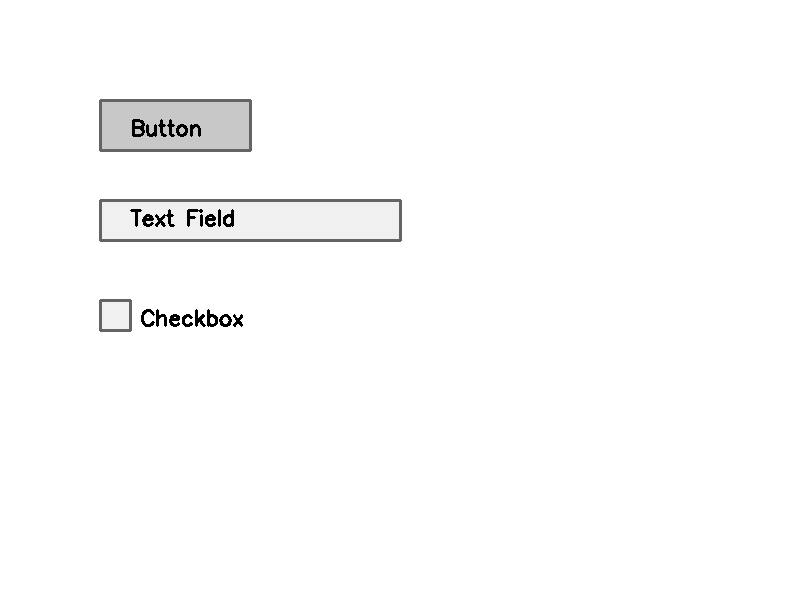
#> input picture test_images/sample_ui.png, 800 x 600 px
$ python direct_detector_test.py
#> lines starting #> are read from the running program, lines starting #| are printed output that depends on the picture; after the words box and inside, x2 and y2 are one past the last pixel; in counts of white or black regions, pixels touching at a corner belong together
"""
Direct test for NEXUS ML-based UI detection components.

This script directly imports and tests the ML-based detector components
without relying on the full NEXUS import structure.
"""

import os
import cv2
import numpy as np
import logging
import time

# Configure logging
logging.basicConfig(level=logging.INFO,
                   format='%(asctime)s - %(name)s - %(levelname)s - %(message)s')
logger = logging.getLogger(__name__)

# Direct imports from files (bypassing package structure)
# This is an adaptive approach that works with what we have
import sys
sys.path.append(os.path.abspath('src'))  # Add src to path

# Import base detector classes directly
detector_base_path = os.path.join('src', 'ai_core', 'screen_analysis', 'detectors', 'base.py')
detector_registry_path = os.path.join('src', 'ai_core', 'screen_analysis', 'detectors', 'registry.py')
opencv_detector_path = os.path.join('src', 'ai_core', 'screen_analysis', 'detectors', 'opencv_detector.py')
visualizer_path = os.path.join('src', 'ai_core', 'screen_analysis', 'visualization', 'detection_visualizer.py')

# Create output directories
os.makedirs('test_images', exist_ok=True)
os.makedirs('detection_results', exist_ok=True)

# Create a test image
def create_test_image():
    """Create a sample UI test image"""
    test_image_path = os.path.join('test_images', 'sample_ui.png')

    if not os.path.exists(test_image_path):
        # Create a blank image
        img = np.ones((600, 800, 3), dtype=np.uint8) * 255

        # Draw a button
        cv2.rectangle(img, (100, 100), (250, 150), (200, 200, 200), -1)
        cv2.rectangle(img, (100, 100), (250, 150), (100, 100, 100), 2)
        cv2.putText(img, "Button", (130, 135), cv2.FONT_HERSHEY_SIMPLEX, 0.7, (0, 0, 0), 2)

        # Draw a text field
        cv2.rectangle(img, (100, 200), (400, 240), (240, 240, 240), -1)
        cv2.rectangle(img, (100, 200), (400, 240), (100, 100, 100), 2)
        cv2.putText(img, "Text Field", (130, 225), cv2.FONT_HERSHEY_SIMPLEX, 0.7, (0, 0, 0), 2)

        # Draw a checkbox
        cv2.rectangle(img, (100, 300), (130, 330), (240, 240, 240), -1)
        cv2.rectangle(img, (100, 300), (130, 330), (100, 100, 100), 2)
        cv2.putText(img, "Checkbox", (140, 325), cv2.FONT_HERSHEY_SIMPLEX, 0.7, (0, 0, 0), 2)

        # Save the image
        cv2.imwrite(test_image_path, img)
        logger.info(f"Created sample UI test image: {test_image_path}")

    return cv2.imread(test_image_path)
#> returned value is the input picture: shape (600, 800, 3); min 0, max 255, mean 251.7

# Create a direct implementation of the OpenCV detector
class SimpleOpenCVDetector:
    """Simplified OpenCV detector for UI elements"""

    def detect_elements(self, screenshot):
        """Detect UI elements using OpenCV"""
        # Convert to grayscale if needed
        if len(screenshot.shape) == 3:
            grayscale = cv2.cvtColor(screenshot, cv2.COLOR_BGR2GRAY)
        else:
            grayscale = screenshot

        # Apply edge detection
        edges = cv2.Canny(grayscale, 50, 150)
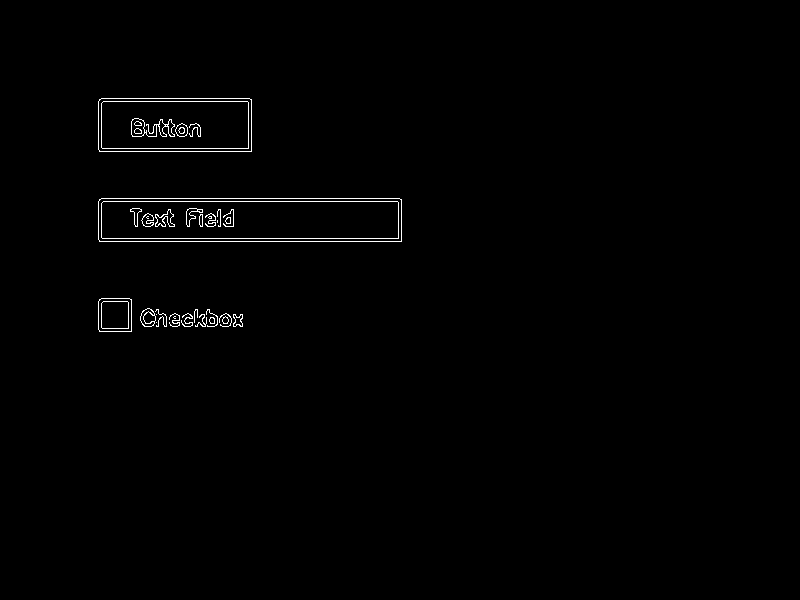
#> edges: shape (600, 800); 0.77% white in thin lines or dots, all inside (x1, y1, x2, y2) = (98, 98, 402, 332)

        # Dilate edges to connect broken lines
        kernel = np.ones((3, 3), np.uint8)
        dilated = cv2.dilate(edges, kernel, iterations=1)
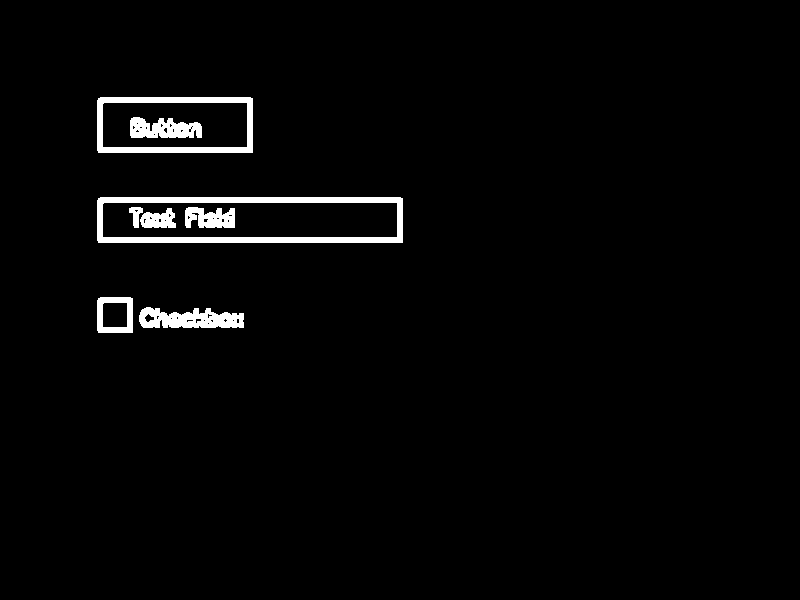
#> dilated: shape (600, 800); 2.4% white; 8 white regions

        # Find contours
        contours, _ = cv2.findContours(dilated, cv2.RETR_EXTERNAL, cv2.CHAIN_APPROX_SIMPLE)
#> contours = 4 contours; box (x1, y1, x2, y2) and area: (97, 197, 403, 243) 13718, (97, 97, 253, 153) 8518, (139, 307, 244, 328) 1515, (97, 297, 133, 333) 1218

        # Extract potential UI elements
        ui_elements = []

        for contour in contours:
            # Get bounding rectangle
            x, y, w, h = cv2.boundingRect(contour)

            # Filter small noise
            if w < 30 or h < 20:
                continue

            # Calculate aspect ratio to help classify the element
            aspect_ratio = w / h if h > 0 else 0

            # Determine element type based on aspect ratio and size
            if aspect_ratio > 3.0:
                # Very wide elements are likely text fields
                element_type = "text_field"
                confidence = 0.7
            elif 0.9 < aspect_ratio < 1.1 and w < 40 and h < 40:
                # Square elements are likely checkboxes or radio buttons
                element_type = "checkbox"
                confidence = 0.7
            elif aspect_ratio < 0.3 and h > 100:
                # Tall, narrow elements might be scrollbars
                element_type = "scrollbar"
                confidence = 0.6
            else:
                # Default to button for other cases
                element_type = "button"
                confidence = 0.6

            # Create element dict
            element = {
                "type": element_type,
                "bbox": (x, y, x + w, y + h),
                "center": (x + w // 2, y + h // 2),
                "confidence": confidence,
                "width": w,
                "height": h,
                "detector": "opencv_direct",
                "text": ""
            }

            ui_elements.append(element)
#> this loop made 4 passes
#> (x, y, w, h, aspect_ratio, element_type, confidence) on passes 1 to 4: (139, 307, 105, 21, 5, 'text_field', 0.7), (97, 297, 36, 36, 1, 'checkbox', 0.7), (97, 197, 306, 46, 6.65, 'text_field', 0.7), (97, 97, 156, 56, 2.79, 'button', 0.6)
#> after the loop, ui_elements = 4 items

        logger.info(f"OpenCV detection found {len(ui_elements)} elements")
        return ui_elements

class SimpleVisualizer:
    """Simple visualization for detected UI elements"""

    def __init__(self):
        # Color scheme for element types (BGR format for OpenCV)
        self.type_colors = {
            "button": (0, 165, 255),      # Orange
            "text_field": (0, 255, 0),    # Green
            "checkbox": (255, 0, 0),      # Blue
            "dropdown": (255, 0, 255),    # Magenta
            "radio_button": (255, 255, 0), # Cyan
            "scrollbar": (0, 0, 255),     # Red
            "unknown": (128, 128, 128)    # Gray
        }

        # Font settings
        self.font = cv2.FONT_HERSHEY_SIMPLEX
        self.font_scale = 0.6
        self.font_thickness = 1

    def visualize_detections(self, image, elements):
        """Visualize detected UI elements on an image"""
        # Make a copy of the image to avoid modifying the original
        vis_image = image.copy()

        # Draw each element
        for element in elements:
            # Get bounding box
            x1, y1, x2, y2 = element["bbox"]

            # Determine color based on element type
            element_type = element.get("type", "unknown")
            color = self.type_colors.get(element_type, self.type_colors["unknown"])

            # Draw rectangle
            cv2.rectangle(vis_image, (x1, y1), (x2, y2), color, 2)

            # Prepare label
            confidence = element.get("confidence", 0.0)
            label = f"{element_type}: {confidence:.2f}"

            # Draw label background
            label_size, _ = cv2.getTextSize(label, self.font, self.font_scale, self.font_thickness)
            cv2.rectangle(vis_image, (x1, y1 - label_size[1] - 10), (x1 + label_size[0], y1), color, -1)

            # Draw label text
            cv2.putText(vis_image, label, (x1, y1 - 5), self.font, self.font_scale, (255, 255, 255), self.font_thickness)

        return vis_image

def run_direct_test():
    """Run a direct test of our detection system"""
    print("NEXUS Adaptive UI Detection - Direct Test")
    print("=========================================")

    # Create and load test image
    test_image = create_test_image()

    # Create detector and run detection
    detector = SimpleOpenCVDetector()
    start_time = time.time()
    elements = detector.detect_elements(test_image)
#> elements = 4 items
    elapsed_time = time.time() - start_time

    # Print statistics
    print(f"\nDetection Statistics:")
    print(f"  Total elements detected: {len(elements)}")
#|   Total elements detected: 4
    print(f"  Time taken: {elapsed_time:.3f} seconds")

    # Count by element type
    element_types = {}
    for element in elements:
        element_type = element.get("type", "unknown")
        if element_type not in element_types:
            element_types[element_type] = 0
        element_types[element_type] += 1
#> this loop made 4 passes
#> after the loop, element_types = {'text_field': 2, 'checkbox': 1, 'button': 1}

    print("\nElement types detected:")
    for element_type, count in element_types.items():
        print(f"  {element_type}: {count}")
#> this loop made 3 passes
#> (element_type, count) on passes 1 to 3: ('text_field', 2), ('checkbox', 1), ('button', 1)
#> (printed output is left out)

    # Visualize detection results
    visualizer = SimpleVisualizer()
    visualization = visualizer.visualize_detections(test_image, elements)
#> the loop in visualize_detections, `for element in elements:` made 4 passes
#> (x1, y1, x2, y2, element_type, color, confidence, label) on passes 1 to 4: (139, 307, 244, 328, 'text_field', (0, 255, 0), 0.7, 'text_field: 0.70'), (97, 297, 133, 333, 'checkbox', (255, 0, 0), 0.7, 'checkbox: 0.70'), (97, 197, 403, 243, 'text_field', (0, 255, 0), 0.7, 'text_field: 0.70'), (97, 97, 253, 153, 'button', (0, 165, 255), 0.6, 'button: 0.60')
#> after the loop in visualize_detections, `for element in elements:`:
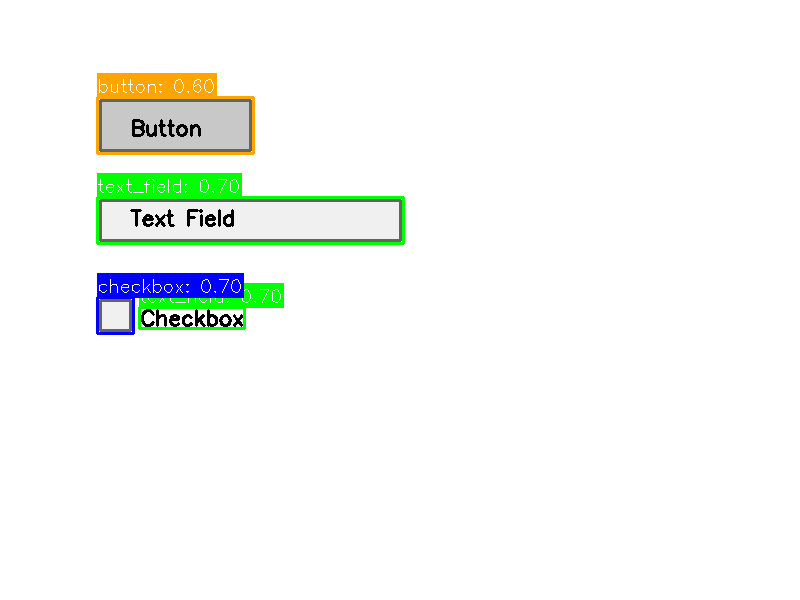
#> vis_image: shape (600, 800, 3); 3.15% of pixels changed, all inside (x1, y1, x2, y2) = (96, 73, 405, 335)

    # Save visualization
    output_path = os.path.join("detection_results", "direct_detection.png")
    cv2.imwrite(output_path, visualization)
    print(f"\nVisualization saved to: {output_path}")

    print("\nTest completed successfully!")
    return elements

if __name__ == "__main__":
    run_direct_test()

$ run again, with test_images/dashboard.png copied over test_images/sample_ui.png
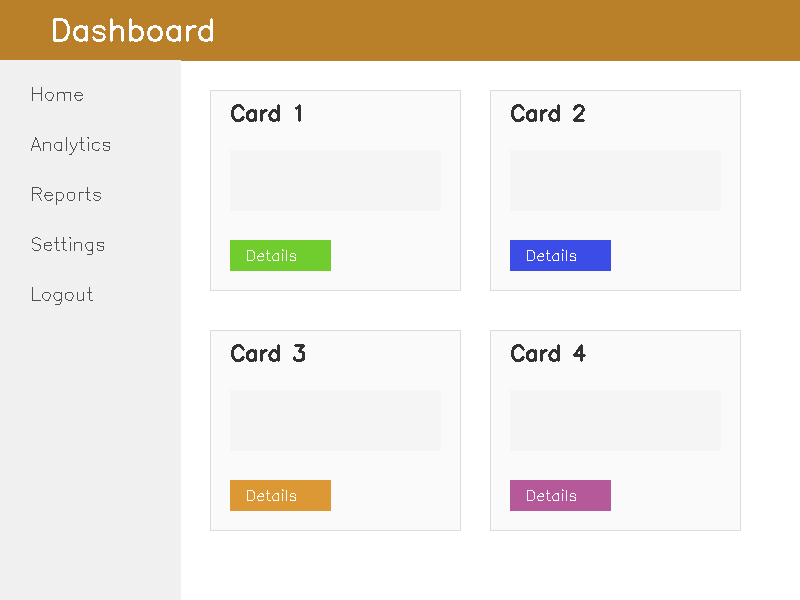
#> input picture test_images/dashboard.png, 800 x 600 px
#> in create_test_image, returned value is the input picture: shape (600, 800, 3); mean B, G, R 223.7, 232.5, 238.5
#> in detect_elements, `edges = cv2.Canny(grayscale, 50, 150)`:
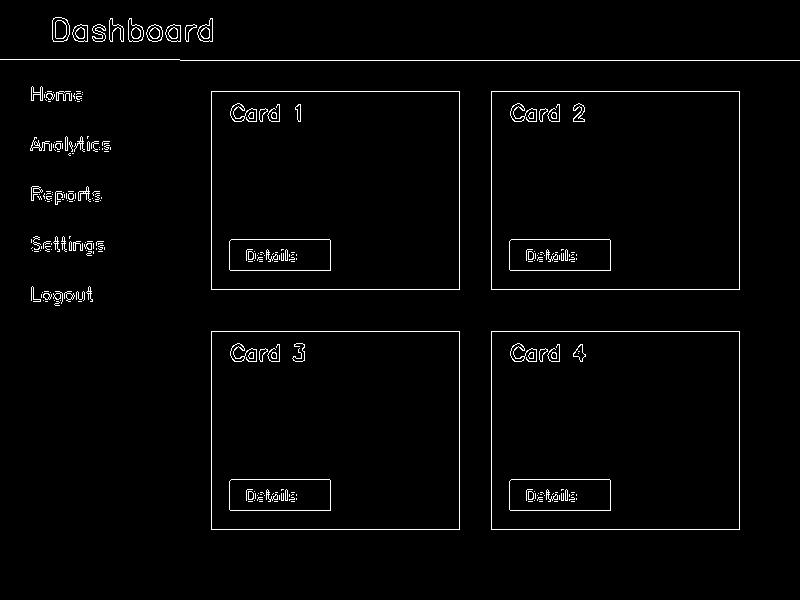
#> edges: shape (600, 800); 2.1% white in thin lines or dots, all inside (x1, y1, x2, y2) = (0, 17, 800, 530)
#> dilated: shape (600, 800); 6.2% white; 31 white regions
#> contours = 15 contours; largest, box (x1, y1, x2, y2) and area: (490, 330, 741, 531) 50000, (210, 330, 461, 531) 50000, (490, 90, 741, 291) 50000, (210, 90, 461, 291) 50000, (0, 58, 800, 62) 1600
#> the loop in detect_elements, `for contour in contours:` made 15 passes
#> (contour, x, y, w, h, aspect_ratio, element_type, confidence) on passes 1, 2, 7, 8: ([[490, 330], [490, 530], [740, 530], [740, 330]], 490, 330, 251, 201, 1.25, 'button', 0.6), ([[210, 330], [210, 530], [460, 530], [460, 330]], 210, 330, 251, 201, 1.25, 'button', 0.6), ([[490, 90], [490, 290], [740, 290], [740, 90]], 490, 90, 251, 201, 1.25, 'button', 0.6), ([[210, 90], [210, 290], [460, 290], [460, 90]], 210, 90, 251, 201, 1.25, 'button', 0.6)
#> after the loop in detect_elements, `for contour in contours:`: ui_elements = 11 items
#|   Total elements detected: 11
#> the loop in run_direct_test, `for element in elements:` made 11 passes
#> after the loop in run_direct_test, `for element in elements:`: element_types = {'button': 8, 'text_field': 3}
#> the loop in run_direct_test, `for element_type, count in element_types.items():` made 2 passes
#> (element_type, count) on passes 1 to 2: ('button', 8), ('text_field', 3)
#> (printed output is left out)
#> the loop in visualize_detections, `for element in elements:` made 11 passes
#> (x1, y1, x2, y2, element_type, color, confidence, label) on passes 1 to 6: (490, 330, 741, 531, 'button', (0, 165, 255), 0.6, 'button: 0.60'), (210, 330, 461, 531, 'button', (0, 165, 255), 0.6, 'button: 0.60'), (30, 285, 94, 307, 'button', (0, 165, 255), 0.6, 'button: 0.60'), (30, 235, 106, 257, 'text_field', (0, 255, 0), 0.7, 'text_field: 0.70'), (30, 185, 103, 206, 'text_field', (0, 255, 0), 0.7, 'text_field: 0.70'), (29, 135, 112, 157, 'text_field', (0, 255, 0), 0.7, 'text_field: 0.70')
#> after the loop in visualize_detections, `for element in elements:`:
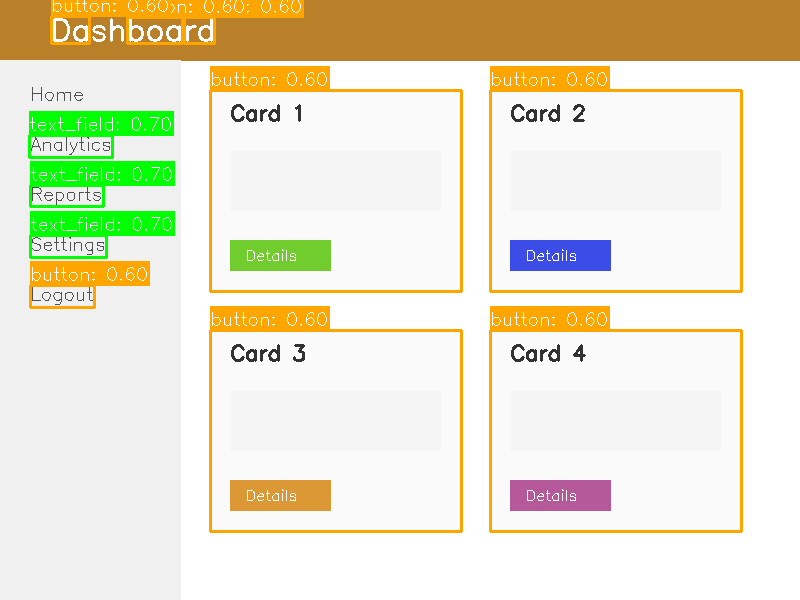
#> vis_image: shape (600, 800, 3); 8.72% of pixels changed, all inside (x1, y1, x2, y2) = (28, 0, 743, 533)

$ run again, with test_images/login_form.png copied over test_images/sample_ui.png
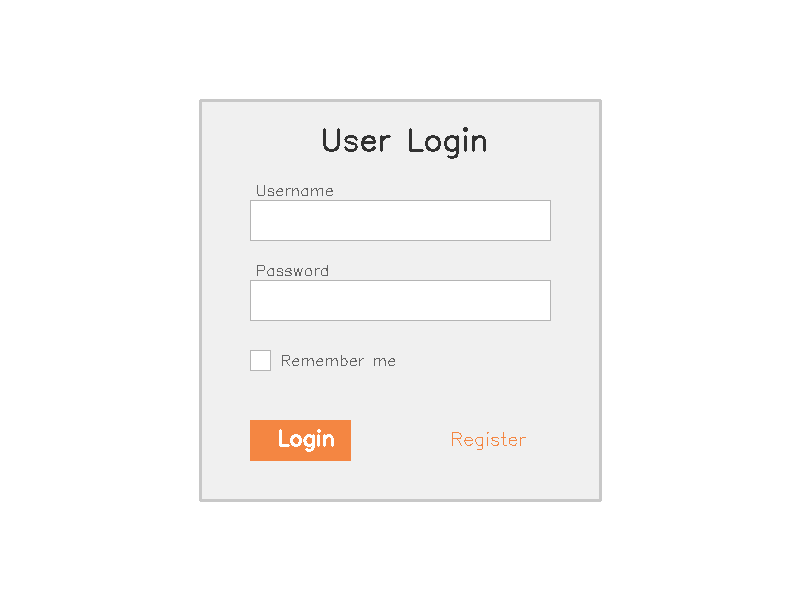
#> input picture test_images/login_form.png, 800 x 600 px
#> in create_test_image, returned value is the input picture: shape (600, 800, 3); mean B, G, R 248.1, 248.6, 249.5
#> in detect_elements, `edges = cv2.Canny(grayscale, 50, 150)`:
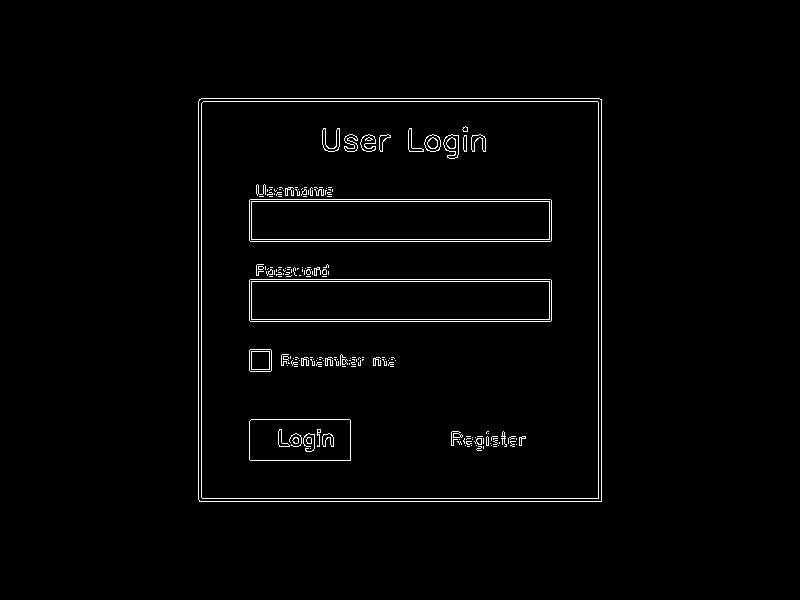
#> edges: shape (600, 800); 1.8% white in thin lines or dots, all inside (x1, y1, x2, y2) = (198, 98, 602, 502)
#> dilated: shape (600, 800); 5.1% white; 16 white regions
#> contours = 1 contour; box (x1, y1, x2, y2) and area: (197, 97, 603, 503) 164018
#> the loop in detect_elements, `for contour in contours:` made 1 pass
#> (x, y, w, h, aspect_ratio, element_type, confidence) on pass 1: (197, 97, 406, 406, 1, 'button', 0.6)
#> after the loop in detect_elements, `for contour in contours:`: ui_elements = 1 item
#|   Total elements detected: 1
#> the loop in run_direct_test, `for element in elements:` made 1 pass
#> after the loop in run_direct_test, `for element in elements:`: element_types = {'button': 1}
#> the loop in run_direct_test, `for element_type, count in element_types.items():` made 1 pass
#> (element_type, count) on pass 1: ('button', 1)
#> (printed output is left out)
#> the loop in visualize_detections, `for element in elements:` made 1 pass
#> (x1, y1, x2, y2, element_type, color, confidence, label) on pass 1: (197, 97, 603, 503, 'button', (0, 165, 255), 0.6, 'button: 0.60')
#> after the loop in visualize_detections, `for element in elements:`:
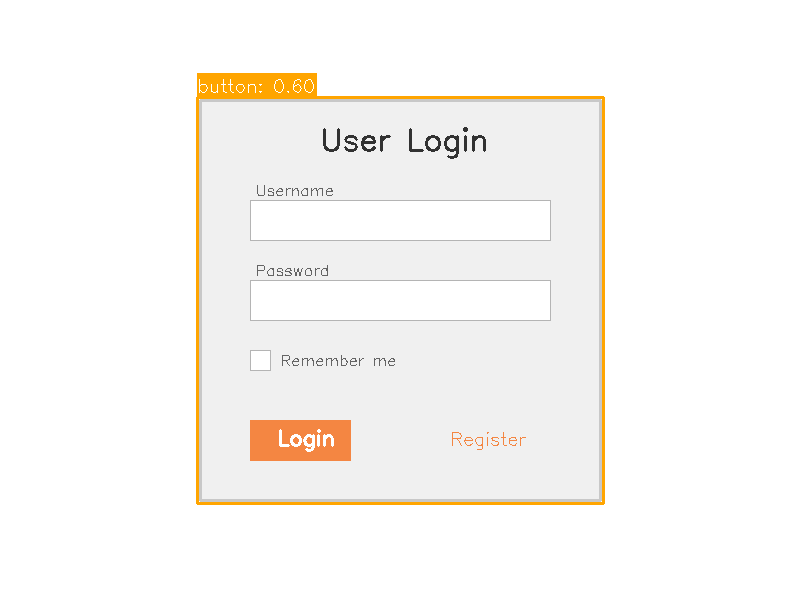
#> vis_image: shape (600, 800, 3); 1.54% of pixels changed, all inside (x1, y1, x2, y2) = (196, 73, 605, 505)
